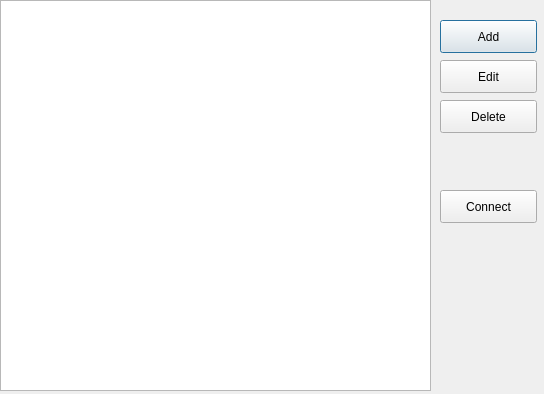
<?xml version="1.0" encoding="UTF-8"?>
<ui version="4.0">
 <class>ConnectDialog</class>
 <widget class="QDialog" name="ConnectDialog">
  <property name="geometry">
   <rect>
    <x>0</x>
    <y>0</y>
    <width>544</width>
    <height>394</height>
   </rect>
  </property>
  <property name="windowTitle">
   <string>Connect</string>
  </property>
  <widget class="QWidget" name="centralwidget" native="true">
   <property name="geometry">
    <rect>
     <x>0</x>
     <y>0</y>
     <width>537</width>
     <height>391</height>
    </rect>
   </property>
   <widget class="QPushButton" name="addButton">
    <property name="geometry">
     <rect>
      <x>440</x>
      <y>20</y>
      <width>97</width>
      <height>33</height>
     </rect>
    </property>
    <property name="text">
     <string>Add</string>
    </property>
   </widget>
   <widget class="QPushButton" name="deleteButton">
    <property name="geometry">
     <rect>
      <x>440</x>
      <y>100</y>
      <width>97</width>
      <height>33</height>
     </rect>
    </property>
    <property name="text">
     <string>Delete</string>
    </property>
   </widget>
   <widget class="QPushButton" name="editButton">
    <property name="geometry">
     <rect>
      <x>440</x>
      <y>60</y>
      <width>97</width>
      <height>33</height>
     </rect>
    </property>
    <property name="text">
     <string>Edit</string>
    </property>
   </widget>
   <widget class="QPushButton" name="connectButton">
    <property name="geometry">
     <rect>
      <x>440</x>
      <y>190</y>
      <width>97</width>
      <height>33</height>
     </rect>
    </property>
    <property name="text">
     <string>Connect</string>
    </property>
   </widget>
   <widget class="QListWidget" name="listWidget">
    <property name="geometry">
     <rect>
      <x>0</x>
      <y>0</y>
      <width>431</width>
      <height>391</height>
     </rect>
    </property>
    <property name="sortingEnabled">
     <bool>true</bool>
    </property>
   </widget>
  </widget>
 </widget>
 <resources/>
 <connections/>
</ui>
